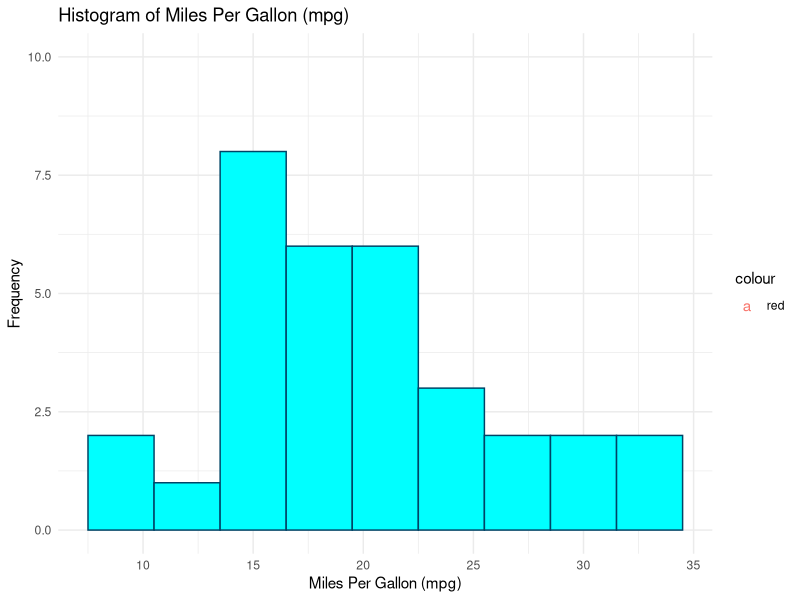

Write R code to recreate this figure.
#Create a histogram of the miles per gallon (mpg) in the mtcars dataset. Use different shades of blue to represent the frequency of each bin. Add appropriate title and labels to the plot. Calculate and display the mean and standard deviation of mpg on the plot.
# Load the ggplot2 library

library(ggplot2)

# Create a histogram of 'mpg' with different shades of blue
mpg_histogram <- ggplot(mtcars, aes(x = mpg)) +
  geom_histogram(binwidth = 3, fill = "#00FFFF", color = "#004466") +  # Use shades of blue
  labs(
    title = "Histogram of Miles Per Gallon (mpg)",
    x = "Miles Per Gallon (mpg)",
    y = "Frequency"
  ) +
  theme_minimal()

# Calculate mean and standard deviation of mpg
mean_mpg <- mean(mtcars$mpg)
std_dev_mpg <- sd(mtcars$mpg)

# Add mean and standard deviation to the plot
mpg_histogram +
  geom_text(aes(label = paste("Mean =", round(mean_mpg, 2), "\nSD =", round(std_dev_mpg, 2)),
                x = mean_mpg, y = 10, vjust = -1, hjust = 0.5, color = "red"))
            
            
